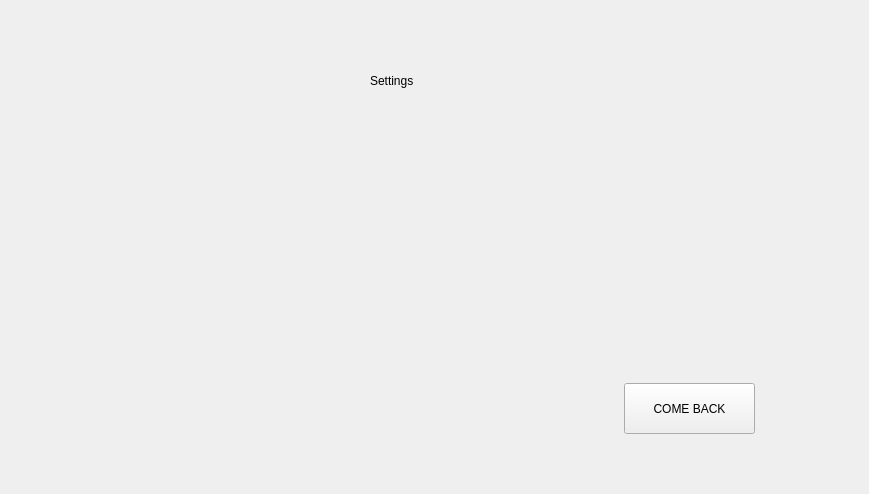
<?xml version="1.0" encoding="UTF-8"?>
<ui version="4.0">
 <class>Form</class>
 <widget class="QWidget" name="Form">
  <property name="geometry">
   <rect>
    <x>0</x>
    <y>0</y>
    <width>869</width>
    <height>494</height>
   </rect>
  </property>
  <property name="windowTitle">
   <string>Form</string>
  </property>
  <widget class="QLabel" name="label">
   <property name="geometry">
    <rect>
     <x>370</x>
     <y>40</y>
     <width>161</width>
     <height>81</height>
    </rect>
   </property>
   <property name="text">
    <string>Settings</string>
   </property>
  </widget>
  <widget class="QPushButton" name="ComeBackButton">
   <property name="geometry">
    <rect>
     <x>624</x>
     <y>383</y>
     <width>131</width>
     <height>51</height>
    </rect>
   </property>
   <property name="text">
    <string>COME BACK</string>
   </property>
  </widget>
 </widget>
 <resources/>
 <connections/>
</ui>
